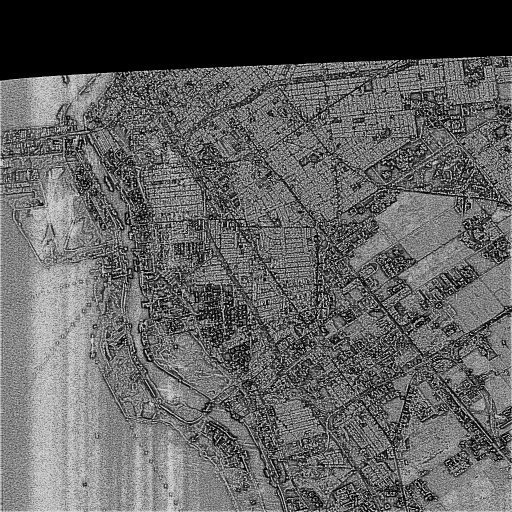
%> input picture data/LDualPWF1.bmp, 1024 x 1024 px (shown at 1/2 size)
$ octave imageCutSplice.m   (GNU Octave 9; MATLAB toolbox functions it lacks are replaced by stand-ins)
%> lines starting %> are read from the running program, lines starting %| are printed output that depends on the picture
%% read the images
% we first cut the image,save them,and creat checkerboard chart,
clear all
close all
clc

A=imread('.\data\LDualPWF1.bmp');
%> A is the input picture: size 1024x1024 uint8; min 0, max 222, mean 96.7
B=imread('.\data\LDualVV1.bmp');
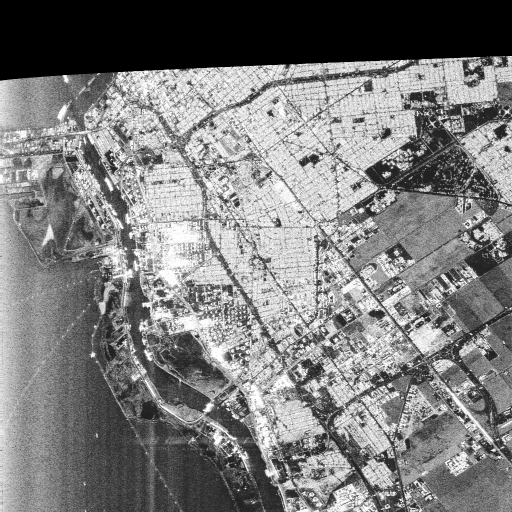
%> input picture data/LDualVV1.bmp, 1024 x 1024 px (shown at 1/2 size)
%> B is the input picture: size 1024x1024 uint8; min 0, max 255, mean 125.4
C=imread('.\data\LDualPWF1.bmp');
D=imread('.\data\LDualVV1.bmp');


%% processing
for i=1:16
    for j=1:16
        Ccrop=imcrop(C,[(64*(j-1)+1) (64*(i-1)+1) 63 63]);
        imwrite(Ccrop,['AsubImage',num2str(i),'_',num2str(j),'.png'],'png');%cut the image

        Dcrop=imcrop(D,[(64*(j-1)+1) (64*(i-1)+1) 63 63]);
        imwrite(Dcrop,['BsubImage',num2str(i),'_',num2str(j),'.png'],'png');%cut the image

         if(ceil(mod(i+j,2))~=0)
         A((64*(i-1)+1):(64*i),(64*(j-1)+1):(64*j))=Dcrop;%replacing

        B((64*(i-1)+1):(64*i),(64*(j-1)+1):(64*j))=Ccrop;%replacing
        end


    end
end
%> this loop made 16 passes
%> pass 2, `for j=1:16 Ccrop=imcrop(C,[(64*(j-1)+1) (64*(i-1)+1) 63 63]); imwrite(..`:
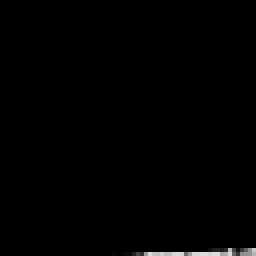
%> saved as AsubImage2_10.png: size 64x64 uint8 (shown 4 times larger); min 0, max 221, mean 1.5
%> pass 2, `for j=1:16 Ccrop=imcrop(C,[(64*(j-1)+1) (64*(i-1)+1) 63 63]); imwrite(..`:
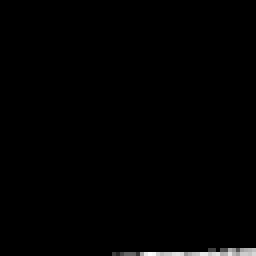
%> saved as BsubImage2_10.png: size 64x64 uint8 (shown 4 times larger); min 0, max 251, mean 1.9
%> pass 2, `for j=1:16 Ccrop=imcrop(C,[(64*(j-1)+1) (64*(i-1)+1) 63 63]); imwrite(..`:
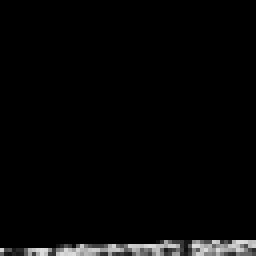
%> saved as AsubImage2_11.png: size 64x64 uint8 (shown 4 times larger); min 0, max 221, mean 6.5
%> after the loop:
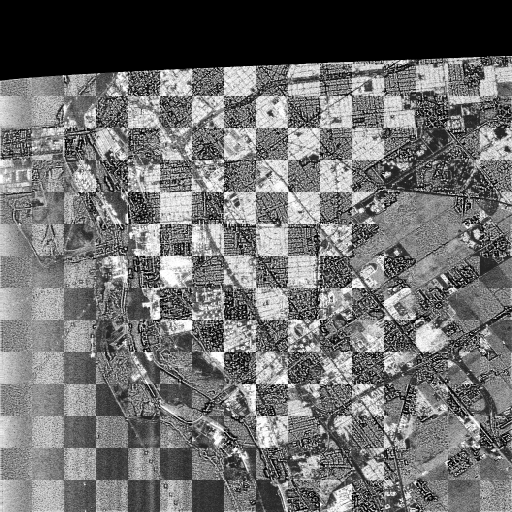
%> A: size 1024x1024 uint8 (shown at 1/2 size); min 0, max 255, mean 110.7
%> after the loop:
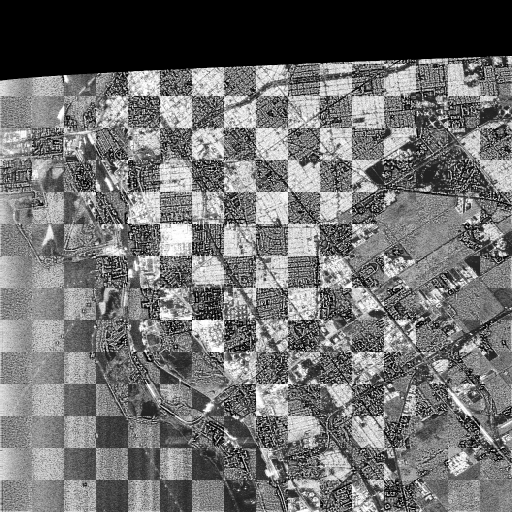
%> B: size 1024x1024 uint8 (shown at 1/2 size); min 0, max 255, mean 111.4

%% show and save
figure
imshow(A);
imwrite(A,'A.png')
hold off;

figure
imshow(B);
imwrite(B,'B.png')
hold off;
%% note that the x and y in image processing function are different from those in matrix
